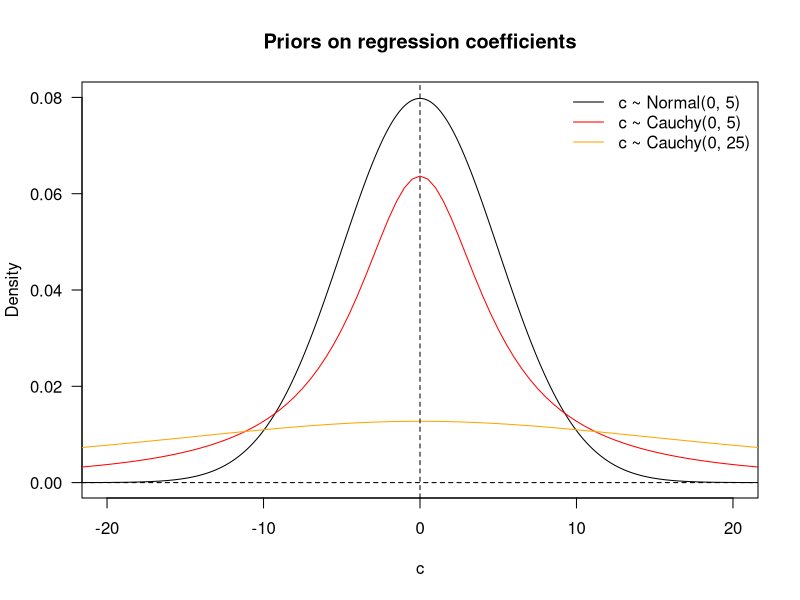
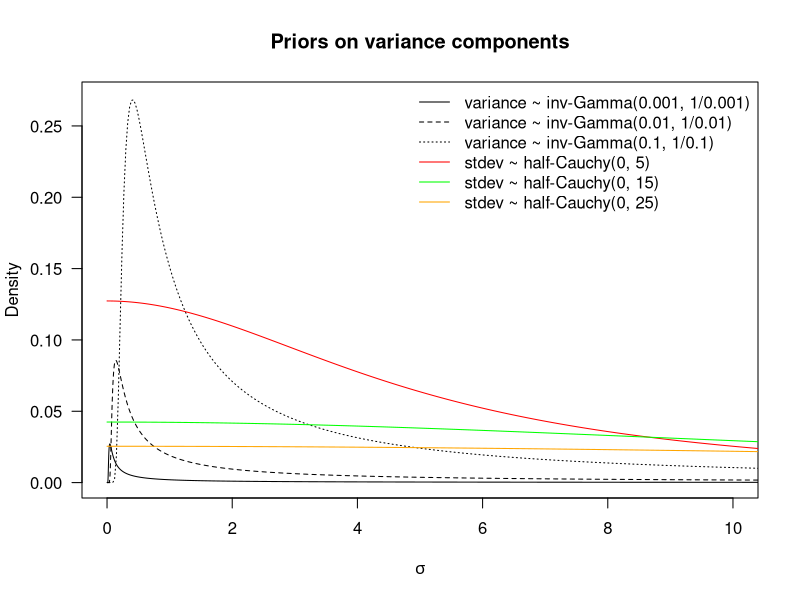
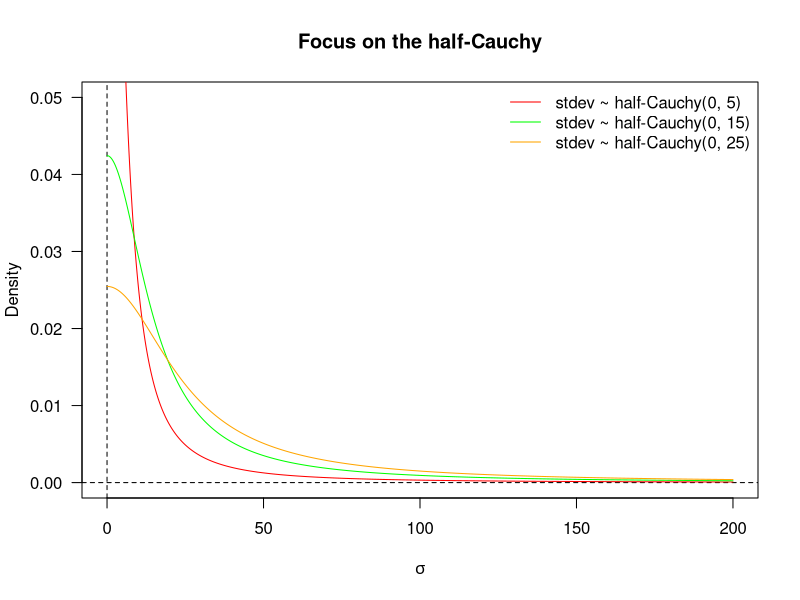

Here is the R script that generated these plots, in order:
## ---- chunk 1
plot(x=0, y=0, type="n", xlim=c(-20,20), ylim=c(0,0.08),
     xlab=expression(c), ylab="Density", las=1,
     main="Priors on regression coefficients")
curve(expr=dnorm(x, mean=0, sd=5), from=-25, to=25, n=10^3, add=TRUE,
      col="black")
curve(expr=dcauchy(x, location=0, scale=5), from=-25, to=25, add=TRUE,
      col="red")
curve(expr=dcauchy(x, location=0, scale=25), from=-25, to=25, add=TRUE,
      col="orange")
abline(v=0, lty=2); abline(h=0, lty=2)
legend("topright", legend=c("c ~ Normal(0, 5)","c ~ Cauchy(0, 5)","c ~ Cauchy(0, 25)"),
       col=c("black","red","orange"), lty=1, bty="n")
## ---- chunk 2
dinvgamma <- function(x, shape, scale){
  return((scale^shape / gamma(shape)) * (x^(- shape - 1)) * exp(- scale / x))
}
pdfSigma <- function(x, shape, scale){ # see legend of fig 1 of Gelman (2006)
  dgamma(x^(-2), shape=shape, scale=scale) * abs(- 2 * x^(-3))
}
plot(x=0, y=0, type="n", xlim=c(0,10), ylim=c(0,0.27),
     xlab=expression(sigma), ylab="Density", las=1,
     main="Priors on variance components")
curve(pdfSigma(x, shape=0.001, scale=1/0.001), from=0, to=30, n=10^4,
      add=TRUE, col="black")
curve(pdfSigma(x, shape=0.01, scale=1/0.01), from=0, to=30, n=10^4,
      add=TRUE, col="black", lty=2)
curve(pdfSigma(x, shape=0.1, scale=1/0.1), from=0, to=30, n=10^3,
      add=TRUE, col="black", lty=3)
curve(expr=2*dcauchy(x, location=0, scale=5), from=0, to=15, n=10^3,
      add=TRUE, col="red")
curve(expr=2*dcauchy(x, location=0, scale=15), from=0, to=15, n=10^3,
      add=TRUE, col="green")
curve(expr=2*dcauchy(x, location=0, scale=25), from=0, to=15, n=10^3,
      add=TRUE, col="orange")
legend("topright", legend=c("variance ~ inv-Gamma(0.001, 1/0.001)",
                            "variance ~ inv-Gamma(0.01, 1/0.01)",
                            "variance ~ inv-Gamma(0.1, 1/0.1)",
                            "stdev ~ half-Cauchy(0, 5)",
                            "stdev ~ half-Cauchy(0, 15)",
                            "stdev ~ half-Cauchy(0, 25)"),
       col=c(rep("black",3),"red","green","orange"), lty=c(1,2,3,1,1,1), bty="n")
## ---- chunk 3
plot(x=0, y=0, type="n", xlim=c(0,200), ylim=c(0,0.05),
     xlab=expression(sigma), ylab="Density", las=1,
     main="Focus on the half-Cauchy")
abline(h=0, lty=2); abline(v=0, lty=2)
curve(expr=2*dcauchy(x, location=0, scale=5), from=0, to=200, n=10^3,
      add=TRUE, col="red")
curve(expr=2*dcauchy(x, location=0, scale=15), from=0, to=200, n=10^3,
      add=TRUE, col="green")
curve(expr=2*dcauchy(x, location=0, scale=25), from=0, to=200, n=10^3,
      add=TRUE, col="orange")
legend("topright", legend=c("stdev ~ half-Cauchy(0, 5)",
                            "stdev ~ half-Cauchy(0, 15)",
                            "stdev ~ half-Cauchy(0, 25)"),
       col=c("red","green","orange"), lty=1, bty="n")
## ---- chunk 4
print(sessionInfo(), locale=FALSE)
